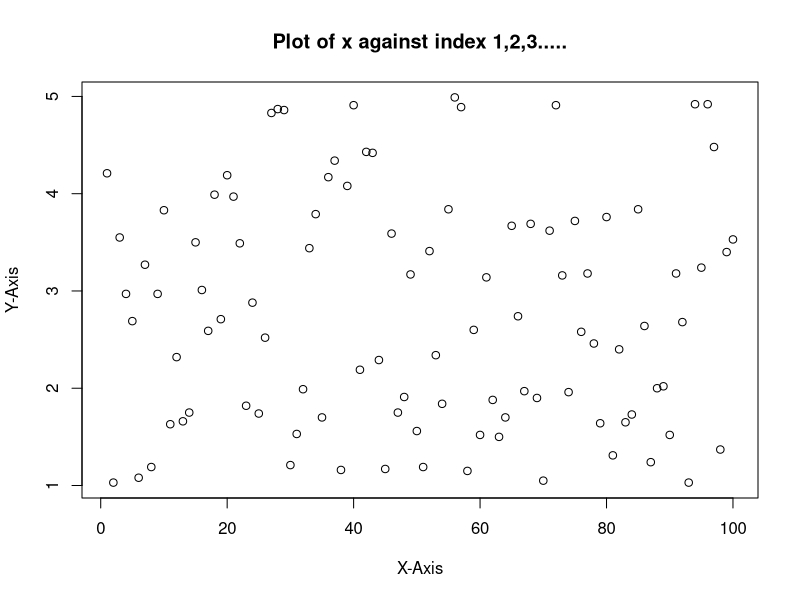
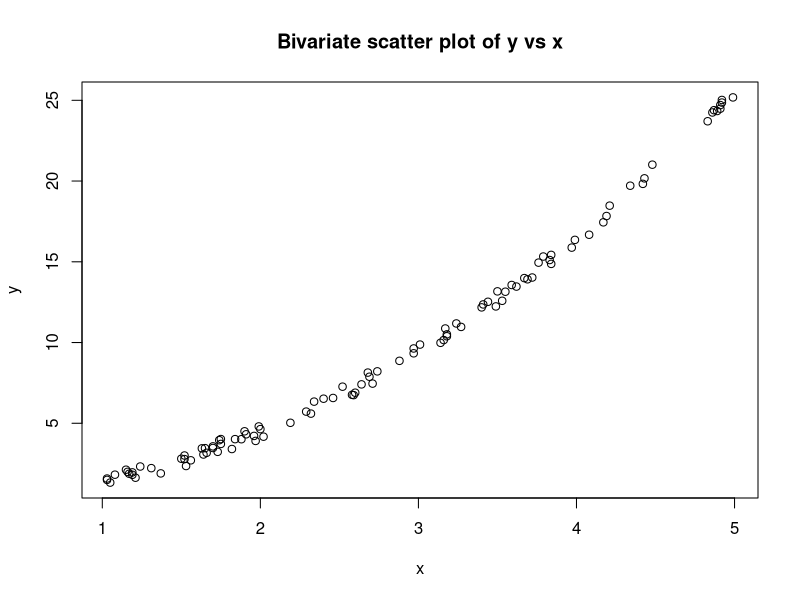
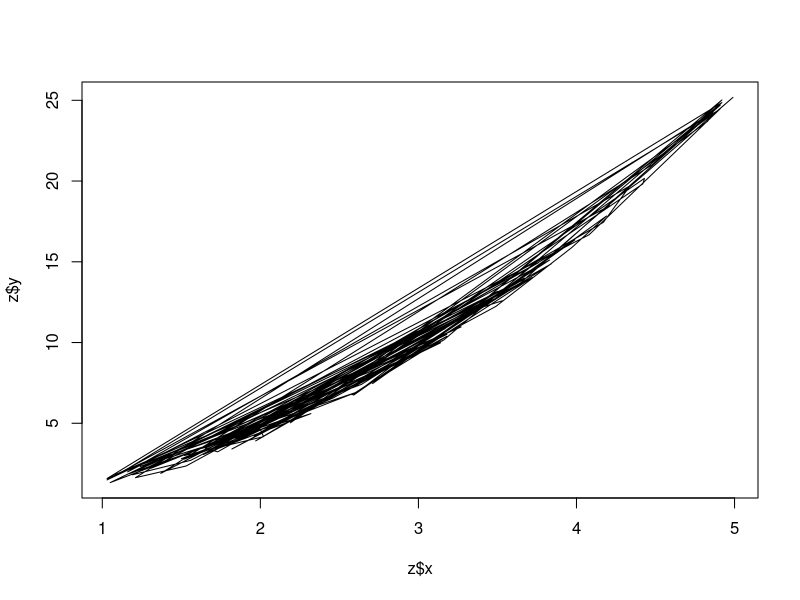
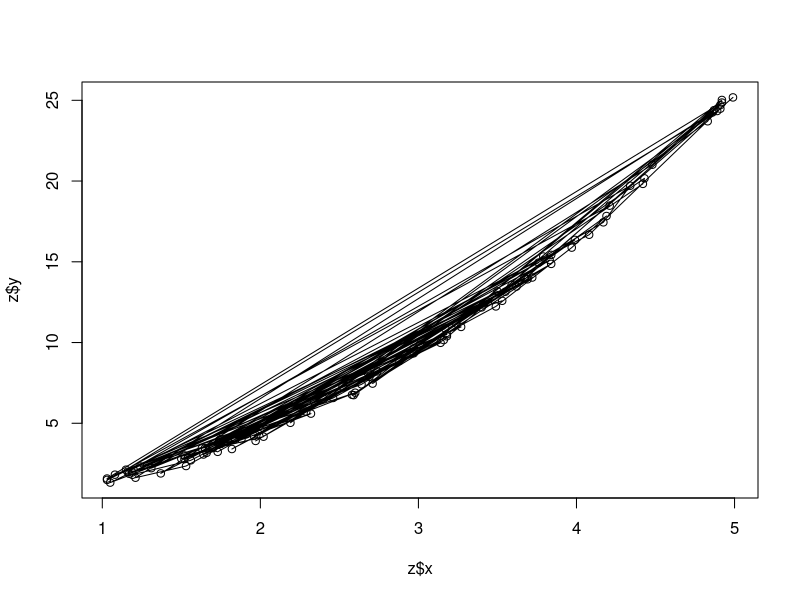
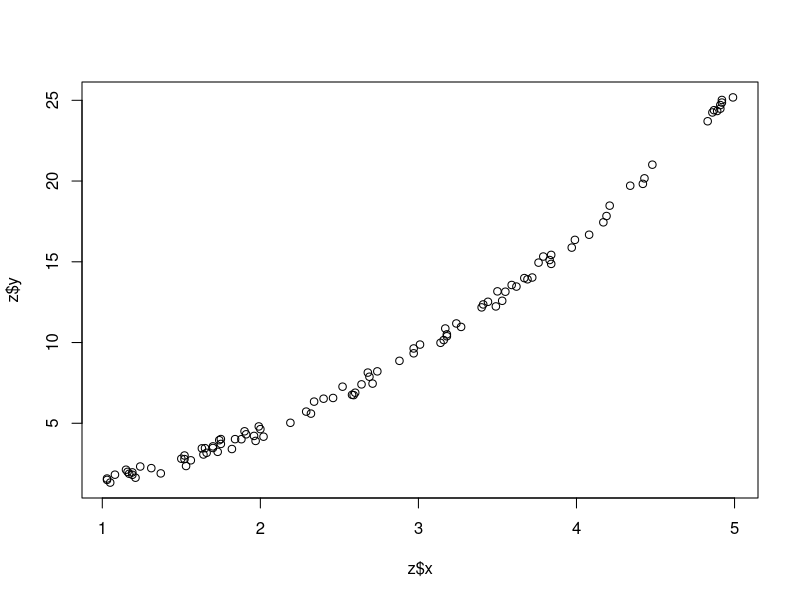
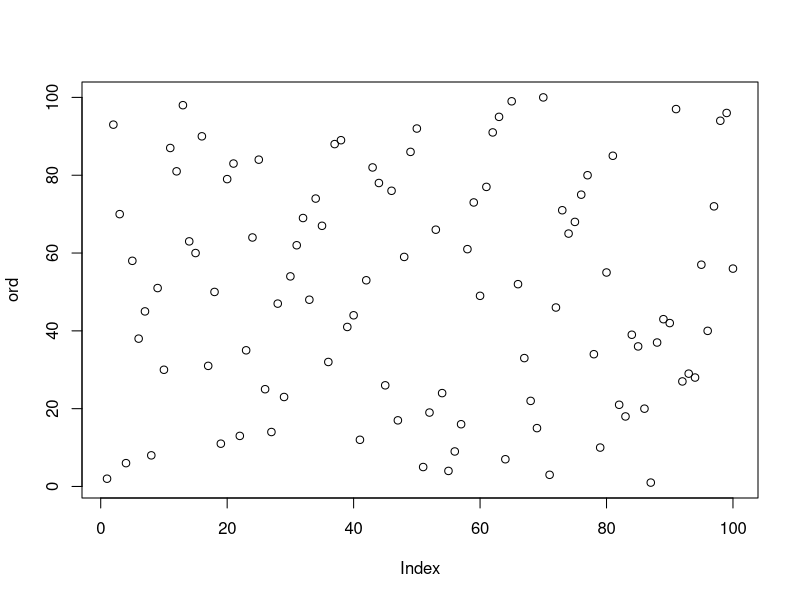
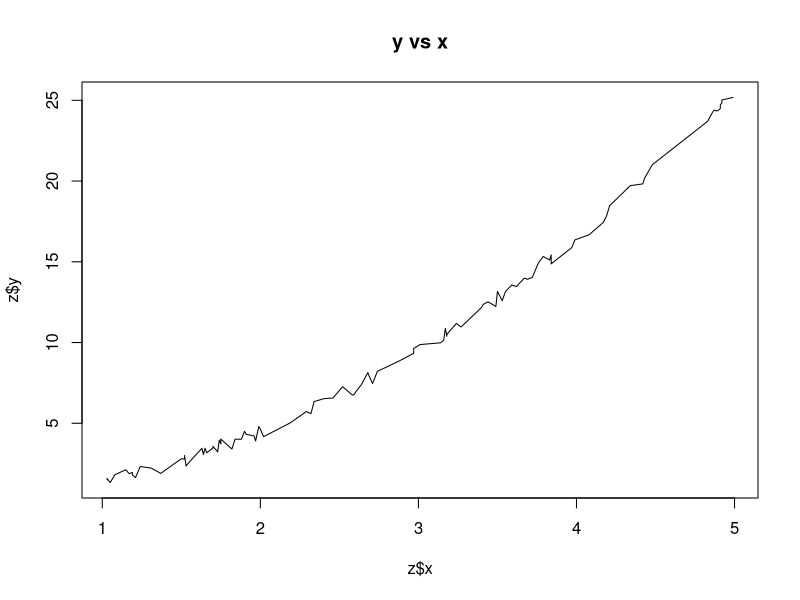
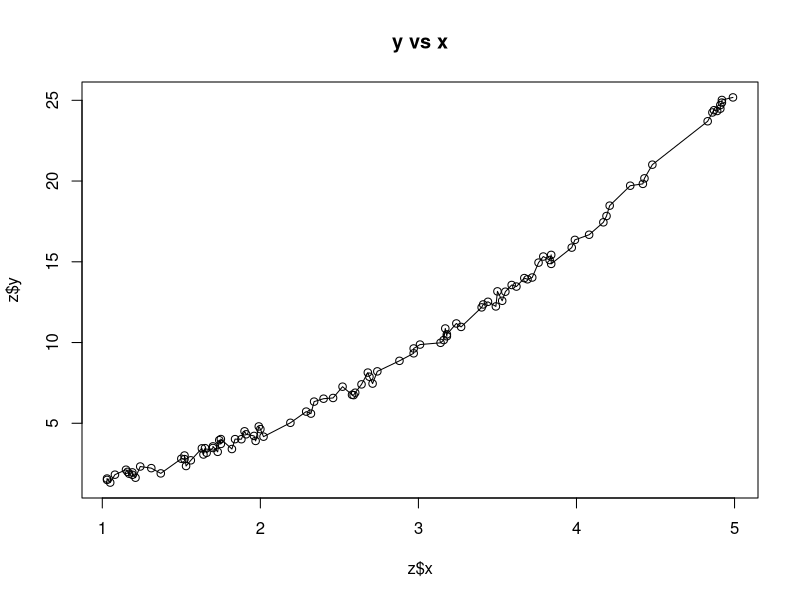

Recreate these plots in R, in order.
x = round(runif(100, min=1, max=5),2)
print(x)
plot(x, main="Plot of x against index 1,2,3.....", xlab="X-Axis", ylab="Y-Axis")


#Bivariate Scatter Plot
y = x^2 + runif(100)
plot(x,y, main="Bivariate scatter plot of y vs x")


#other plots
z = list(x=x, y=y)
z
class(z)
plot(z, type="l")   #lines only
plot(z, type="o")   #lines and dots both
plot(z)    #only dots



#generate Ordering
print(x)
ord = order(x)
print(ord)
plot(ord)   #ordered plotting


#merging x and y (ordered)
z = list(x=x[ord], y=y[ord])
print(z)
plot(z, main="y vs x", type="l")  #only lines
plot(z, main="y vs x", type="o")   #points and lines overlayed
plot(z, main="y vs x", type="s")   #steps
plot(z, main="y vs x", type="h")    #Histogram-like



#palette...colored plotting
palette(sample(colors(),10))
plot(runif(50), col = rep(1:10, each = 5), pch = 16, cex = 2)

#Working with iris data set using dplyr
data(iris)
plot(iris)
plot(iris[1:4], col = as.numeric(iris$Species))